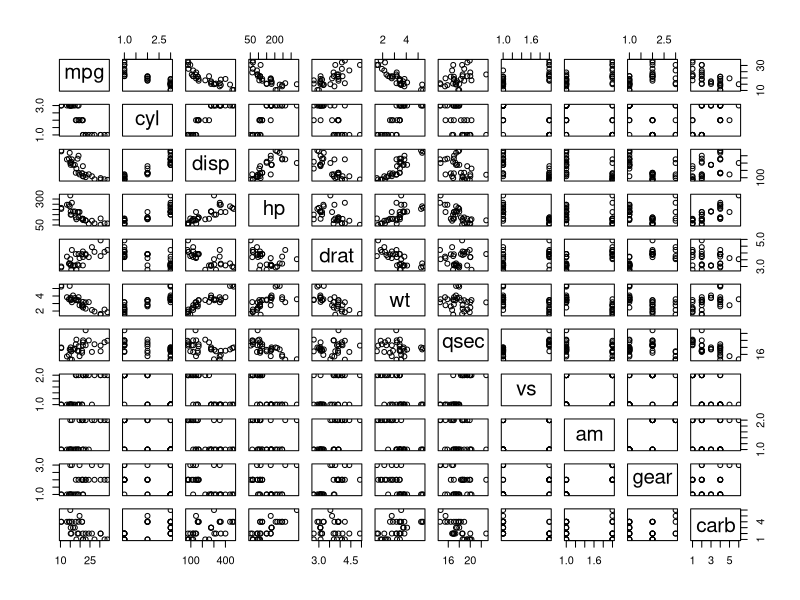
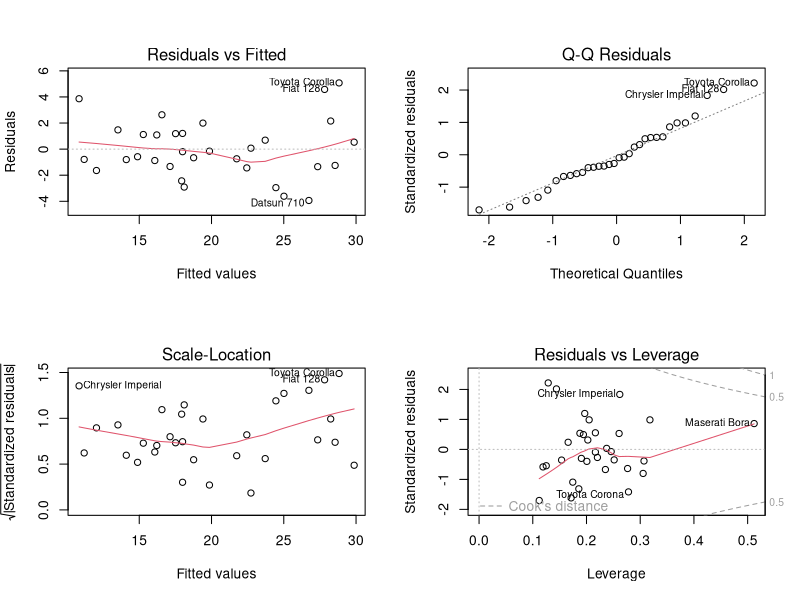

Recreate these plots in R, in order.

data(mtcars)
str(mtcars)

#transform some of the variables into factor form
mtcars$cyl  <- factor(mtcars$cyl)
mtcars$vs   <- factor(mtcars$vs)
mtcars$am   <- factor(mtcars$am,labels=c("Auto","Man"))
mtcars$gear <- factor(mtcars$gear)
mtcars$carb <- factor(mtcars$carb)

mpgAuto <- subset(mtcars, mtcars$am == "Auto", select = c(mpg))
mpgMan <- subset(mtcars, mtcars$am == "Man", select = c(mpg))
t.test(mpgAuto$mpg, mpgMan$mpg)
fit <- lm(mpg ~ am, data = mtcars)
fit2 <- lm(mpg ~ am+cyl, data = mtcars)
fit3 <- lm(mpg ~ am+cyl+disp, data = mtcars)
fit4 <- lm(mpg ~ am+cyl+disp+hp, data = mtcars)
fit5 <- lm(mpg ~ am+cyl+disp+hp+wt, data = mtcars)


summary(fit)
pairs(mpg ~ ., data = mtcars)

#library(psych) 
#pairs.panels(mtcars)
# Diagnostic plots
par(mfrow = c(2,2))
plot(fit5)



